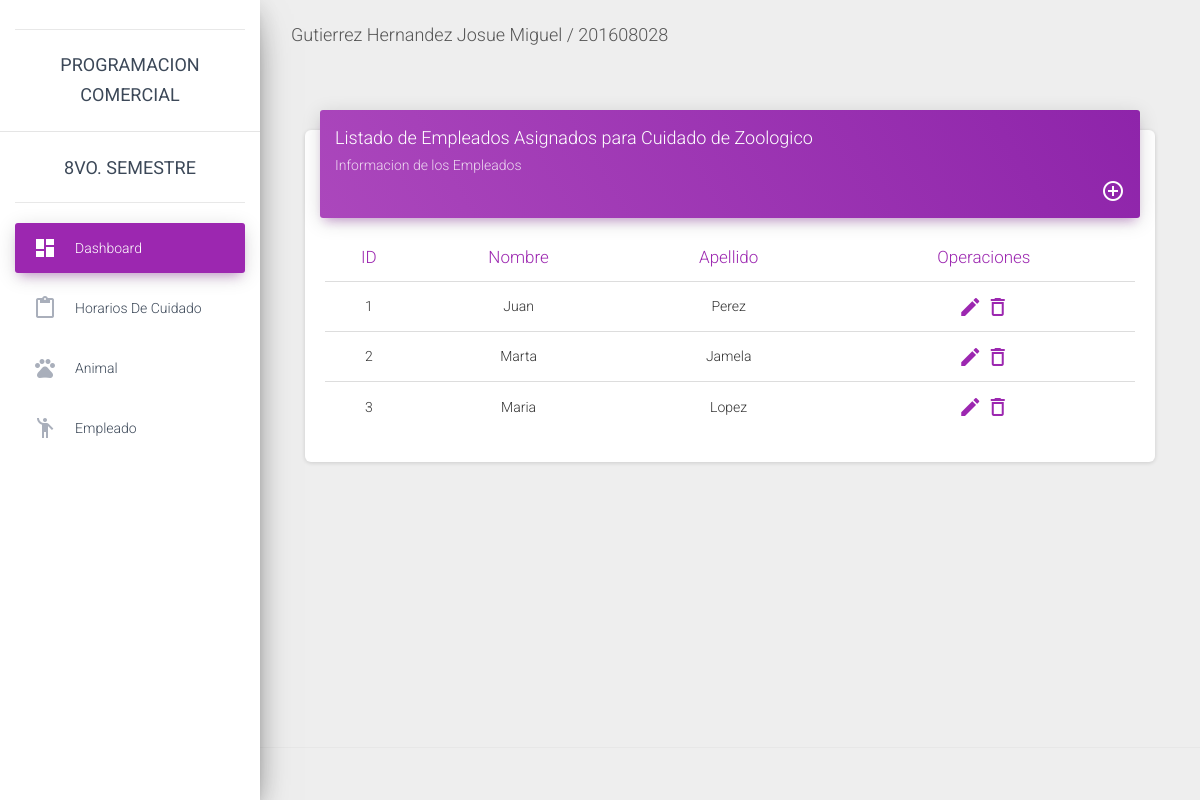
The page /empleado/ on the database as committed earlier.
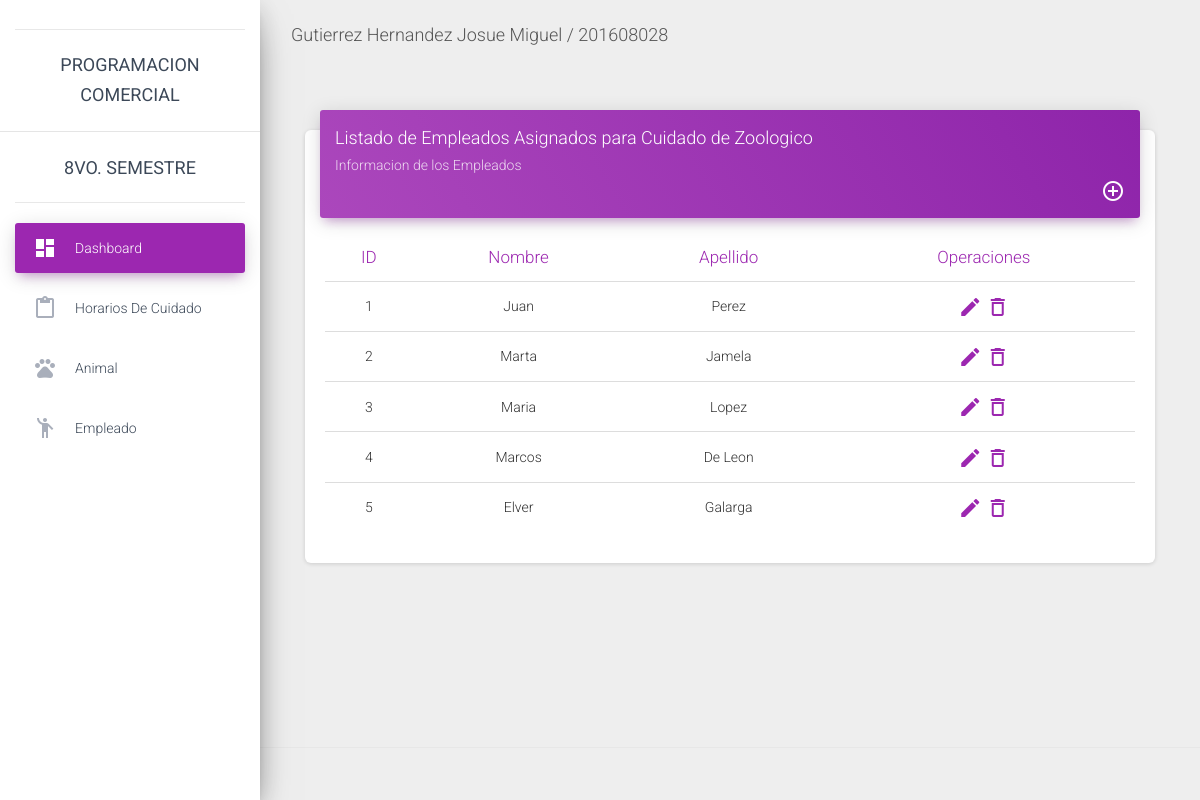
The same page on the database as committed later.
### CRUD/models.py (models this page shows, shortened)
class Encargado(models.Model):
    nombre = models.CharField(max_length=70)
    apellido = models.CharField(max_length=70)

### CRUD/views.py (the view)
# urls.py: url(r'^empleado/', views.ListaEmpleado, name='ListaEmpleado'),
def ListaEmpleado(request):
    encargado = Encargado.objects.all
    return render(request,'empleado/list_empleado.html',{'encargado':encargado})

### CRUD/templates/empleado/list_empleado.html
{% extends 'master.html' %}
{% block content %}
<div class="content">
       <div class="container-fluid">
         <div class="row">
           <div class="col-md-12">
             <div class="card">
               <div class="card-header card-header-primary">
                 <h4 class="card-title ">Listado de Empleados Asignados para Cuidado de Zoologico</h4>
                 <p class="card-category"> Informacion de los Empleados</p>
                 <li style="list-style-type:none; float:right;">
                   <a href="/nuevoE/">
                     <i class="material-icons"
                     style="color: white;">
                       add_circle_outline</i>
                   </a>
                 </li>
               </div>
               <div class="card-body" style="text-align: center;">
                 <div class="table-responsive">
                   <table class="table">
                     <thead class=" text-primary">
                       <th>ID</th>
                       <th>Nombre</th>
                       <th>Apellido</th>
                       <th>Operaciones</th>
                     </thead>
                     <tbody>
                       {% for emp in encargado %}
                       <tr>
                         <td>
                           {{ emp.id }}
                         </td>
                         <td>
                           {{ emp.nombre }}
                         </td>
                         <td>
                           {{ emp.apellido }}
                         </td>
                         <td>
                           <li style="list-style-type:none">
                             <a href="#">
                               <i class="material-icons">create</i>
                             </a>
                             <a href="{% url 'EliminarEmpleado' pk=emp.id %}">
                             <i class="material-icons">delete_outline</i>
                              </a>
                           </li>
                         </td>
                       </tr>
                       {% endfor %}
                     </tbody>
                   </table>
                 </div>
               </div>
             </div>
           </div>
       </div>
   </div>
</div>
{% endblock %}

Rows that differ between the two databases and show on the page:
added Encargado: id "4", nombre "Marcos", apellido "De Leon"
added Encargado: id "5", nombre "Elver", apellido "Galarga"
